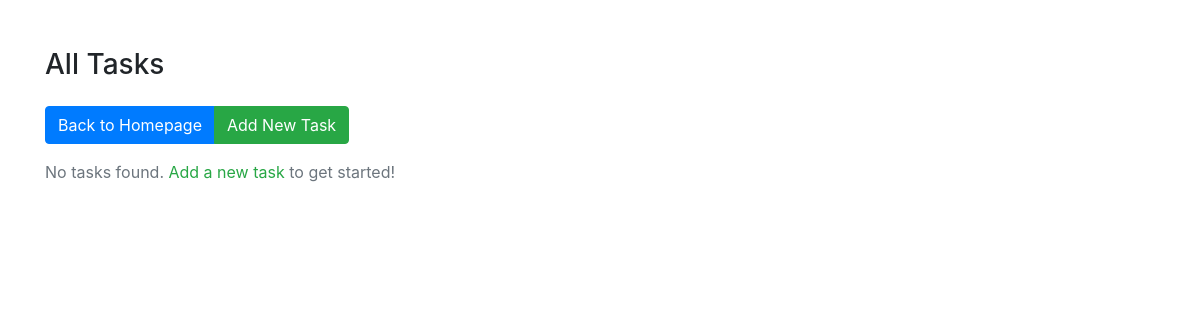
The page /todo/tasks/ on the database as committed earlier.
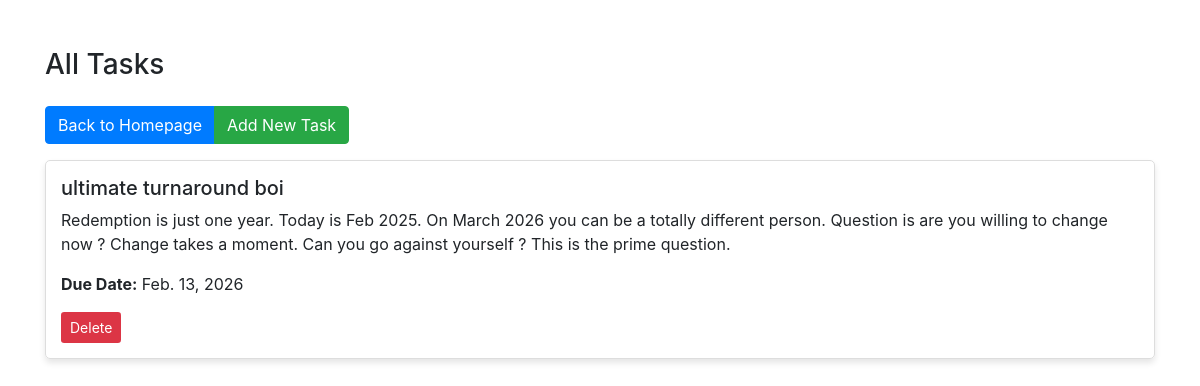
The same page on the database as committed later.
### todoapp/models.py (models this page shows, shortened)
class Todo(models.Model):
    title = models.CharField(max_length=200)
    details = models.TextField(blank=True, null=True)
    context = models.CharField(max_length=200, blank=True, null=True)
    time = models.TimeField(blank=True, null=True)
    date = models.DateField(blank=True, null=True)
    due_date = models.DateField(default='2025-1-1')
    completed = models.BooleanField(default=False)
    is_long_term_goal = models.BooleanField(default=False)
    PRIORITY_CHOICES = [
        ('high', 'Urgent and Important'),
        ('medium', 'Not Urgent but Important'),
        ('low', 'Urgent but Not Important'),
        ('lowest', 'Not Urgent and Not Important')
    ]
    priority = models.CharField(max_length=10, choices=PRIORITY_CHOICES, default='low')

### todoapp/views.py (the view)
# urls.py: path('tasks/', views.view_all_tasks, name='view_all_tasks'),  # All tasks
def view_all_tasks(request):
    todos = Todo.objects.all().order_by('due_date')
    return render(request, 'todoapp/view_all_tasks.html', {'tasks': todos})

### todoproject/templates/todoapp/view_all_tasks.html (shortened to what this page needs)
<!DOCTYPE html>
<html lang="en">
<head>
    <link rel="stylesheet" href="https://stackpath.bootstrapcdn.com/bootstrap/4.5.2/css/bootstrap.min.css">
</head>
<body>
<div class="container mt-5">
    <h3 class="mb-4">All Tasks</h3>
    <div class="btn-group mb-3" role="group">
        <a href="/" class="btn btn-primary">Back to Homepage</a>
        <a href="/todo/tasks/add/" class="btn btn-success">Add New Task</a>
    </div>
    {% if tasks %}
        <div class="list-group">
            {% for task in tasks %}
                <div class="task-card">
                    <div class="task-details">
                        <h5>{{ task.title }}</h5>
                        <p>{{ task.details }}</p>
                        <p><strong>Due Date:</strong> {{ task.due_date }}</p>
                    </div>
                    <div class="task-actions">
                        <form method="POST" action="{% url 'delete_task' task.id %}">
                            <button type="submit" class="btn btn-delete btn-sm">Delete</button>
                        </form>
                    </div>
                </div>
            {% endfor %}
        </div>
    {% else %}
        <p class="text-muted">No tasks found. <a href="/todo/tasks/add/" class="text-success">Add a new task</a> to get started!</p>
    {% endif %}
</div>
</body>
</html>

Rows that differ between the two databases and show on the page:
added Todo: title "ultimate turnaround boi", details "Redemption is just one year. Today is Feb 2025. On March 2026 you can be a totally different person. Question is are you willing to change now ? Change takes a moment. Can you go against yourself ? This is the prime question.", due_date "Feb. 13, 2026"
Other text that changed with them:
text no longer shown: "No tasks found. Add a new task to get started!"
